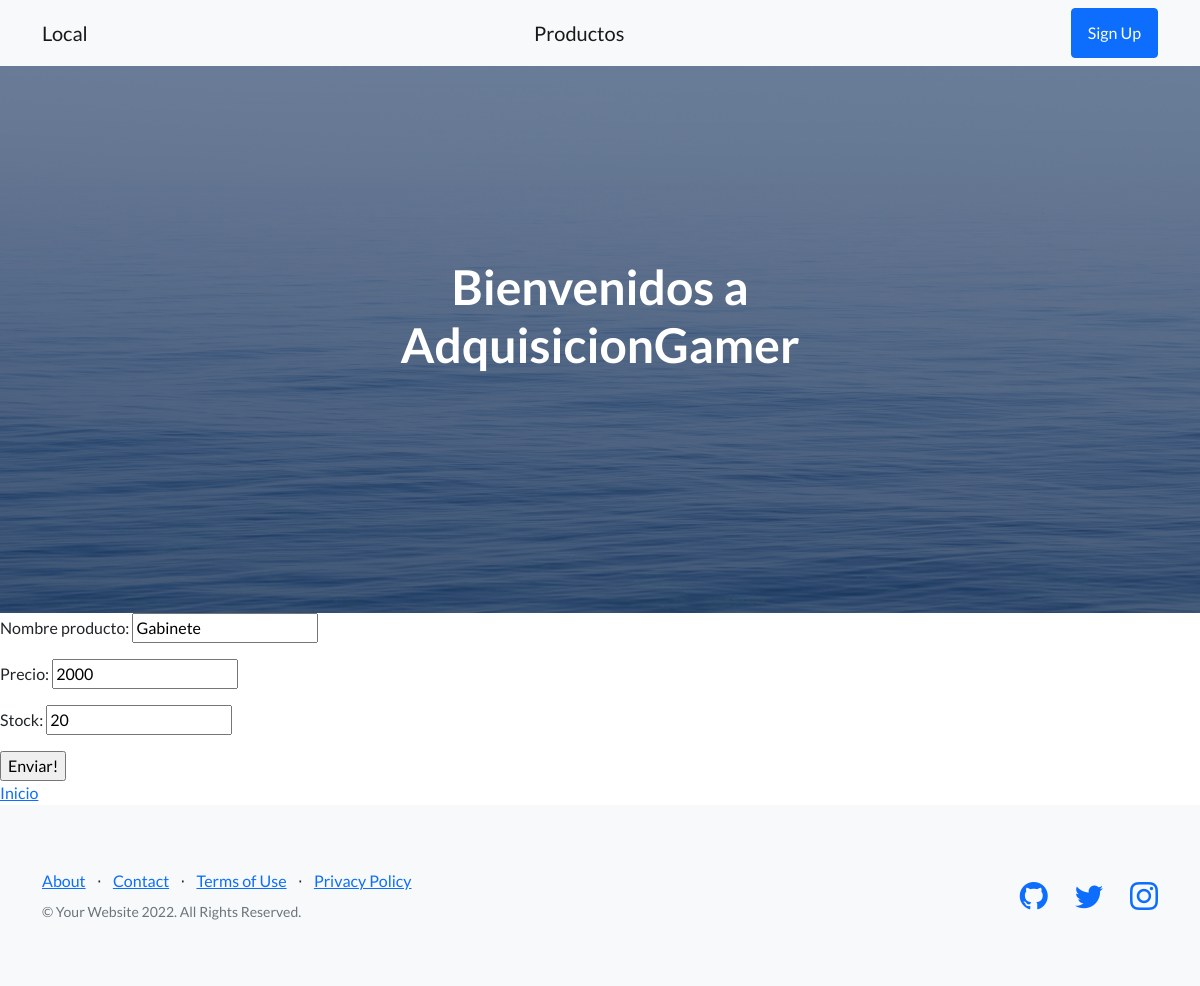
Screenshot of /Appfinal/modificar_producto/5 with the database file from the repository.
### Appfinal/models.py (models this page shows, shortened)
class producto(models.Model):
    nombre_producto = models.CharField(max_length=40)
    precio = models.IntegerField()
    stock = models.IntegerField()

### Appfinal/views.py (the view)
# urls.py: path('modificar_producto/<pk>', views.Modificar_producto.as_view(), name="productoModificar"),
class Modificar_producto(UpdateView):
    model = producto
    success_url = '/Appfinal/producto'
    fields = ['nombre_producto', 'precio', 'stock']

### Appfinal/templates/Appfinal/producto_form.html
{% extends "Appfinal/template_no_logueado.html" %}
{% load static %}
{% block B %}
    <form method="post"> {% csrf_token %}
        {{ form.as_p }}
         <input type="submit" value="Enviar!">
    </form>
    <a href="{% url 'productoInicio'  %}">Inicio</a>
{% endblock %}

### rows the page displays
producto: nombre_producto "Gabinete", precio "2000", stock "20"
